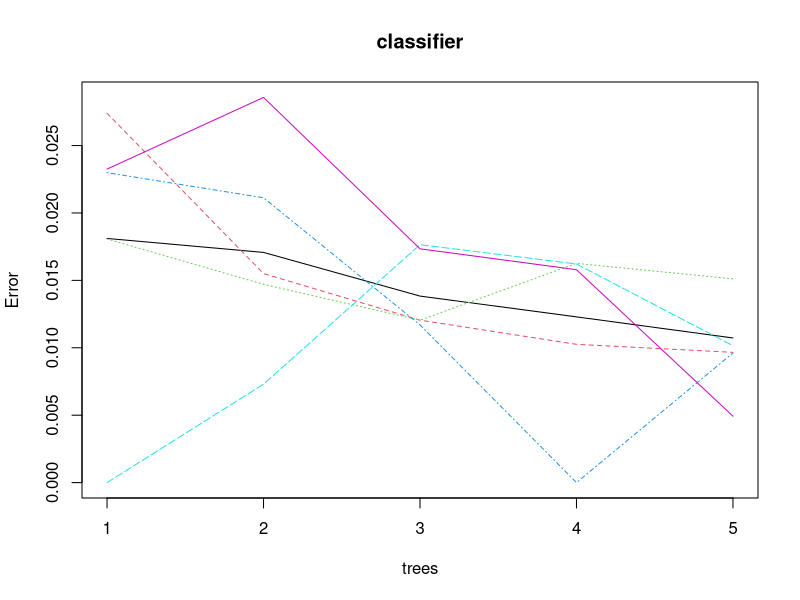

The R source for this figure: (Note: this script raises an error after producing the figure.)
# Random Forest Classification

# Importing the dataset
dataset = read.csv('dataset.csv')
#dataset = dataset[3:5]

# Encoding the target feature as factor
dataset$Acorde = factor(dataset$Acorde, levels = c(1, 2, 3, 5, 9))

# Splitting the dataset into the Training set and Test set
# install.packages('caTools')
library(caTools)
set.seed(123)
split = sample.split(dataset$Acorde, SplitRatio = 0.75)
training_set = subset(dataset, split == TRUE)
test_set = subset(dataset, split == FALSE)

# Feature Scaling
#training_set[-13] = scale(training_set[-13])
#test_set[-13] = scale(test_set[-13])

training_set[-13] = training_set[-13]
test_set[-13] = test_set[-13]


# Fitting Random Forest Classification to the Training set
# install.packages('randomForest')
library(randomForest)
set.seed(123)
classifier = randomForest(x = training_set[-13],
                          y = training_set$Acorde,
                          ntree = 5)

# Predicting the Test set results
y_pred = predict(classifier, newdata = test_set[-13])
#y_pred = round(y_pred)

# Making the Confusion Matrix
cm = table(test_set[, 13], y_pred)


# Plotting the tree
plot(classifier)
text(classifier)
